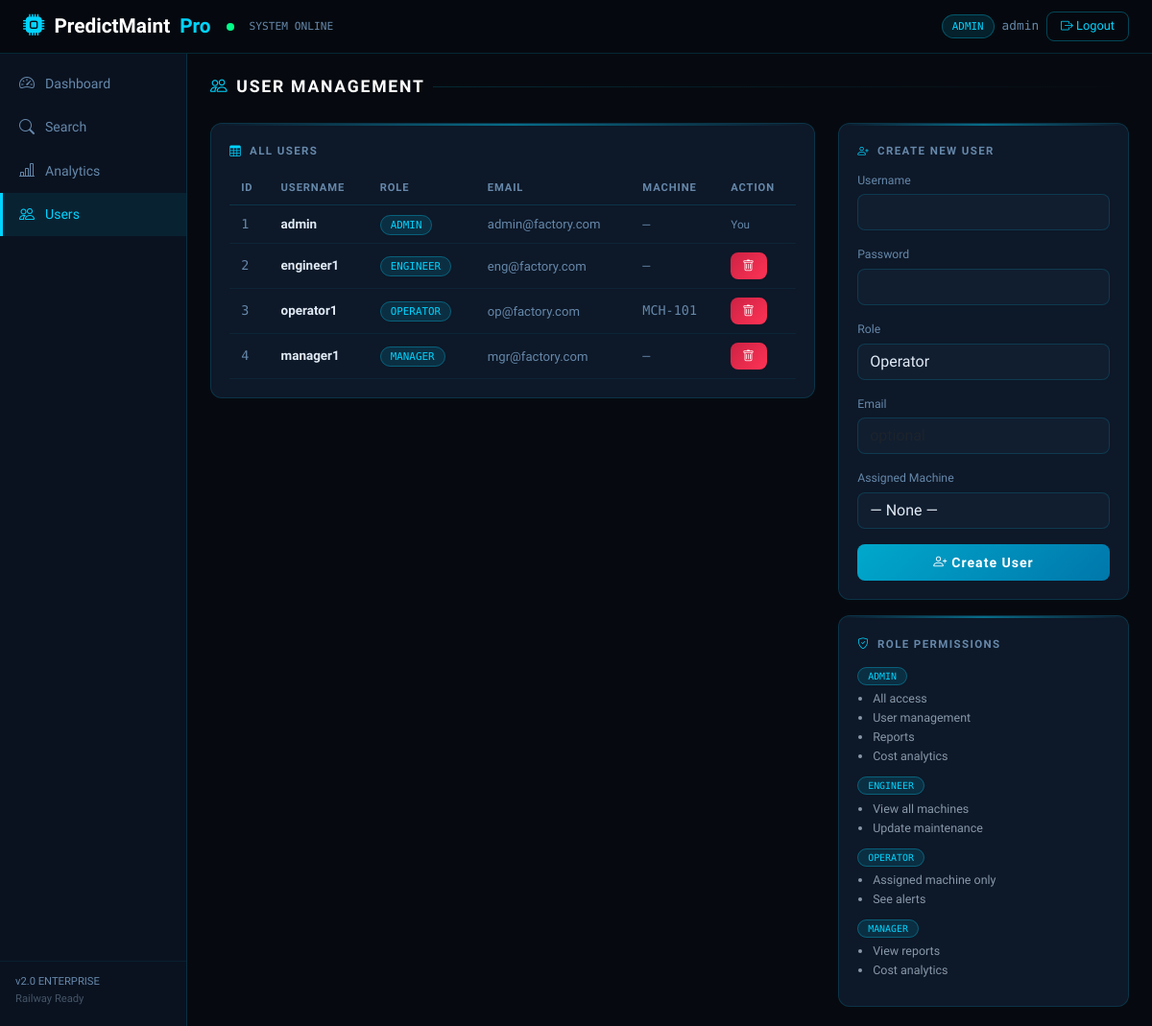
The app's page /users (signed in) with its own data.
### tables this page shows
CREATE TABLE users (
            id               INTEGER PRIMARY KEY AUTOINCREMENT,
            username         TEXT UNIQUE NOT NULL,
            password_hash    TEXT NOT NULL,
            role             TEXT NOT NULL,
            email            TEXT,
            assigned_machine TEXT
        );

### app.py (the view)
@app.route('/users')
@login_required
def manage_users():
    if current_user.role != 'admin':
        flash('Admin access required.', 'danger')
        return redirect(url_for('dashboard'))
    return render_template('users.html', users=get_all_users(), machines=MACHINES)

### app.py (called while the page is built)
@login_manager.user_loader
def load_user(user_id):
    return get_user_by_id(int(user_id))

### auth.py (called while the page is built)
def get_db():
    conn = sqlite3.connect(Config.DATABASE)
    conn.row_factory = sqlite3.Row
    return conn

def get_user_by_id(user_id):
    conn = get_db()
    row  = conn.execute("SELECT * FROM users WHERE id=?", (user_id,)).fetchone()
    conn.close()
    return User(row["id"],row["username"],row["role"],row["email"],row["assigned_machine"]) if row else None

def get_all_users():
    conn = get_db()
    rows = conn.execute("SELECT id,username,role,email,assigned_machine FROM users").fetchall()
    conn.close()
    return [dict(r) for r in rows]

    def can(self, permission):
        perms = {
            "admin":    ["view_all","manage_users","generate_reports","view_costs","view_failures","update_maintenance","view_assigned"],
            "engineer": ["view_failures","update_maintenance","view_all"],
            "operator": ["view_assigned"],
            "manager":  ["view_all","generate_reports","view_costs"],
        }
        return permission in perms.get(self.role, [])

### templates/users.html (shortened to what this page needs)
{% extends 'base.html' %}
{% block content %}
<div class="pm-title mb-4"><i class="bi bi-people text-acc"></i> User Management</div>
<div class="row g-4">
  <div class="col-md-8"><div class="pm-card">
    <div class="pm-card-head"><i class="bi bi-table"></i> All Users</div>
    <div class="table-responsive">
      <table class="pm-tbl">
        <thead><tr><th>ID</th><th>Username</th><th>Role</th><th>Email</th><th>Machine</th><th>Action</th></tr></thead>
        <tbody>
          {% for u in users %}
          <tr>
            <td class="font-mono text-mut">{{ u.id }}</td>
            <td class="fw-bold">{{ u.username }}</td>
            <td><span class="pm-role-badge">{{ u.role|upper }}</span></td>
            <td class="text-mut" style="font-size:.82rem">{{ u.email or '—' }}</td>
            <td class="font-mono text-mut">{{ u.assigned_machine or '—' }}</td>
            <td>
              {% if u.id != current_user.id %}
              <form method="POST" action="/users/delete/{{ u.id }}" onsubmit="return confirm('Delete {{ u.username }}?')">
                <button type="submit" class="pm-btn pm-btn-dng pm-btn-sm"><i class="bi bi-trash"></i></button>
              </form>
              {% else %}<small class="text-mut">You</small>{% endif %}
            </td>
          </tr>
          {% endfor %}
        </tbody>
      </table>
    </div>
  </div></div>
  <div class="col-md-4">
    <div class="pm-card mb-3">
      <div class="pm-card-head"><i class="bi bi-person-plus"></i> Create New User</div>
      <form method="POST" action="/users/create">
        <div class="mb-3">
          <label class="text-mut small d-block mb-1">Username</label>
          <input type="text" name="username" class="form-control pm-inp" required>
        </div>
        <div class="mb-3">
          <label class="text-mut small d-block mb-1">Password</label>
          <input type="password" name="password" class="form-control pm-inp" required>
        </div>
        <div class="mb-3">
          <label class="text-mut small d-block mb-1">Role</label>
          <select name="role" class="form-select pm-sel">
            <option value="operator" selected>Operator</option>
          </select>
        </div>
        <div class="mb-3">
          <label class="text-mut small d-block mb-1">Email</label>
          <input type="email" name="email" class="form-control pm-inp" placeholder="optional">
        </div>
        <div class="mb-3">
          <label class="text-mut small d-block mb-1">Assigned Machine</label>
          <select name="assigned_machine" class="form-select pm-sel">
            <option value="">— None —</option>
          </select>
        </div>
        <button type="submit" class="pm-btn w-100"><i class="bi bi-person-plus me-1"></i>Create User</button>
      </form>
    </div>
    <div class="pm-card">
      <div class="pm-card-head"><i class="bi bi-shield-check"></i> Role Permissions</div>
      {% for role,perms in [
        ('Admin',['All access','User management','Reports','Cost analytics']),
        ('Engineer',['View all machines','Update maintenance']),
        ('Operator',['Assigned machine only','See alerts']),
        ('Manager',['View reports','Cost analytics']),
      ] %}
      <div class="mb-2">
        <span class="pm-role-badge" style="font-size:.62rem">{{ role|upper }}</span>
        <ul class="ps-3 mt-1 mb-0" style="font-size:.78rem;color:#8899aa">
          {% for p in perms %}<li>{{ p }}</li>{% endfor %}
        </ul>
      </div>
      {% endfor %}
    </div>
  </div>
</div>
{% endblock %}

### templates/base.html (shortened to what this page needs)
<!DOCTYPE html>
<html lang="en">
<head>
<link rel="stylesheet" href="https://cdn.jsdelivr.net/npm/bootstrap@5.3.2/dist/css/bootstrap.min.css">
<link rel="stylesheet" href="https://cdn.jsdelivr.net/npm/bootstrap-icons@1.11.2/font/bootstrap-icons.css">
<link rel="stylesheet" href="{{ url_for('static', filename='css/main.css') }}">
</head>
<body>
<nav class="pm-nav">
  <div class="d-flex align-items-center gap-3">
    <div class="pm-logo"><i class="bi bi-cpu-fill"></i>PredictMaint <span class="hi">Pro</span></div>
    <div class="pm-dot"></div>
    <small class="font-mono text-mut" style="font-size:.7rem">SYSTEM ONLINE</small>
  </div>
  <div class="d-flex align-items-center gap-2">
    <span class="pm-role-badge">{{ current_user.role | upper }}</span>
    <span class="font-mono text-mut" style="font-size:.8rem">{{ current_user.username }}</span>
    <a href="{{ url_for('logout') }}" class="pm-nav-btn"><i class="bi bi-box-arrow-right"></i> Logout</a>
  </div>
</nav>
<div class="pm-wrap">
  <aside class="pm-side">
    <a href="{{ url_for('dashboard') }}" class="pm-slink {% if request.endpoint=='dashboard' %}active{% endif %}">
      <i class="bi bi-speedometer2"></i><span>Dashboard</span>
    </a>
    <a href="{{ url_for('search') }}" class="pm-slink {% if request.endpoint=='search' %}active{% endif %}">
      <i class="bi bi-search"></i><span>Search</span>
    </a>
    {% if current_user.can('view_costs') or current_user.can('generate_reports') %}
    <a href="{{ url_for('analytics') }}" class="pm-slink {% if request.endpoint=='analytics' %}active{% endif %}">
      <i class="bi bi-bar-chart-line"></i><span>Analytics</span>
    </a>
    {% endif %}
    {% if current_user.role == 'admin' %}
    <a href="{{ url_for('manage_users') }}" class="pm-slink {% if request.endpoint=='manage_users' %}active{% endif %}">
      <i class="bi bi-people"></i><span>Users</span>
    </a>
    {% endif %}
    <div class="pm-side-foot">
      <div>v2.0 ENTERPRISE</div>
      <div style="color:#445566">Railway Ready</div>
    </div>
  </aside>
  <main class="pm-main">
    {% block content %}{% endblock %}
  </main>
</div>
</body>
</html>

### static/css/main.css (style rules this page uses)
:root { --bg: #060a10; --bg2: #0a1220; --bgcard: #0d1828; --bgcard2: #111e30; --accent: #00d4ff; --accent2: #00ff88; --warn: #ffaa00; --danger: #ff3355; --purple: #cc88ff; --text: #e0eaf5; --muted: #6688aa; --border: rgba(0,212,255,0.15); --border2: rgba(0,212,255,0.07); }
*,*::before,*::after { box-sizing:border-box; margin:0; padding:0; }
body { background: var(--bg); color: var(--text); font-family: 'Exo 2', sans-serif; font-size: 14px; line-height: 1.6; overflow-x: hidden; }
.font-mono { font-family:'Share Tech Mono',monospace !important; }
.text-acc { color: var(--accent) !important; }
.text-mut { color: var(--muted) !important; }
.pm-nav { position: sticky; top: 0; z-index: 100; height: 56px; background: rgba(6,10,16,0.97); border-bottom: 1px solid var(--border); backdrop-filter: blur(12px); display: flex; align-items: center; justify-content: space-between; padding: 0 1.5rem; }
.pm-logo { font-family:'Rajdhani',sans-serif; font-size:1.3rem; font-weight:700; color:#fff; display:flex; align-items:center; gap:10px; }
.pm-logo i { color:var(--accent); font-size:1.4rem; }
.pm-logo span.hi { color:var(--accent); }
.pm-dot { width:8px; height:8px; border-radius:50%; background:var(--accent2); animation: pdot 2s infinite; }
.pm-role-badge { background:rgba(0,212,255,.12); color:var(--accent); border:1px solid rgba(0,212,255,.3); font-family:'Share Tech Mono',monospace; font-size:.68rem; padding:3px 10px; border-radius:20px; }
.pm-nav-btn { border:1px solid rgba(0,212,255,.3); color:var(--accent); background:transparent; font-size:.8rem; padding:4px 14px; border-radius:8px; cursor:pointer; text-decoration:none; transition:all .2s; }
.pm-wrap { display:flex; min-height:calc(100vh - 56px); }
.pm-side { width:195px; min-width:195px; background:var(--bg2); border-right:1px solid var(--border); display:flex; flex-direction:column; padding:.5rem 0; }
.pm-slink { display:flex; align-items:center; gap:10px; padding:10px 16px; color:var(--muted); text-decoration:none; font-size:.88rem; font-weight:500; border-left:3px solid transparent; transition:all .2s; }
.pm-slink.active { color:var(--accent); border-left-color:var(--accent); background:rgba(0,212,255,.08); }
.pm-slink i { font-size:1rem; width:18px; text-align:center; }
.pm-side-foot { margin-top:auto; padding:.75rem 1rem; border-top:1px solid var(--border2); font-size:.7rem; color:var(--muted); }
.pm-main { flex:1; padding:1.25rem 1.5rem; overflow-y:auto; }
.pm-title { font-family:'Rajdhani',sans-serif; font-size:1.1rem; font-weight:700; text-transform:uppercase; letter-spacing:.1em; color:#fff; display:flex; align-items:center; gap:8px; }
.pm-title::after { content:''; flex:1; height:1px; background:linear-gradient(90deg,var(--border),transparent); }
.pm-card { background:var(--bgcard); border:1px solid var(--border); border-radius:12px; padding:1.2rem; position:relative; overflow:hidden; }
.pm-card::before { content:''; position:absolute; top:0; left:0; right:0; height:2px; background:linear-gradient(90deg,transparent,var(--accent),transparent); opacity:.45; }
.pm-card-head { font-family:'Rajdhani',sans-serif; font-size:.72rem; font-weight:600; letter-spacing:.12em; text-transform:uppercase; color:var(--muted); margin-bottom:.75rem; display:flex; align-items:center; gap:8px; }
.pm-card-head i { color:var(--accent); }
.pm-tbl { width:100%; border-collapse:collapse; font-size:.84rem; }
.pm-tbl th { font-family:'Rajdhani',sans-serif; font-weight:600; text-transform:uppercase; letter-spacing:.08em; color:var(--muted); padding:8px 12px; border-bottom:1px solid var(--border); font-size:.7rem; }
.pm-tbl td { padding:9px 12px; border-bottom:1px solid var(--border2); }
.pm-sel, .pm-inp { background:var(--bgcard2) !important; border:1px solid var(--border) !important; color:var(--text) !important; border-radius:8px !important; }
.pm-sel option { background:var(--bgcard); }
.pm-btn { background:linear-gradient(135deg,#00a8cc,#0077aa); border:none; color:#fff; font-family:'Rajdhani',sans-serif; font-weight:600; letter-spacing:.07em; padding:8px 20px; border-radius:8px; transition:all .25s; cursor:pointer; font-size:.88rem; text-decoration:none; display:inline-block; }
.pm-btn-dng { background:linear-gradient(135deg,#cc2244,#ff3355); }
.pm-btn-sm { padding:4px 12px; font-size:.78rem; }

### records on screen
users: role "ADMIN", username "admin", id "1", email "admin@factory.com", assigned_machine "—", shows "You"
users: id "2", username "engineer1", role "ENGINEER", email "eng@factory.com", assigned_machine "—"
users: id "3", username "operator1", role "OPERATOR", email "op@factory.com", assigned_machine "MCH-101"
users: id "4", username "manager1", role "MANAGER", email "mgr@factory.com", assigned_machine "—"

### other values on screen
{{ role|upper }} "ADMIN" "ENGINEER" "OPERATOR" "MANAGER"
{{ p }} "All access" "User management" "Reports" "Cost analytics" "View all machines" "Update maintenance" "Assigned machine only" "See alerts" "View reports" "Cost analytics"
